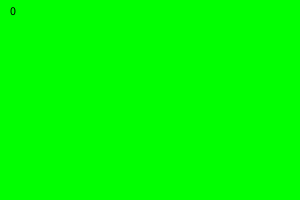
Frame 1 (no input)
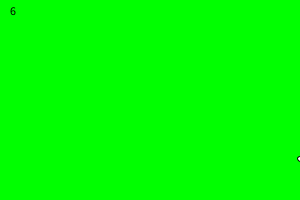
Frame 60 (the mouse pressed at the canvas centre just before this capture)
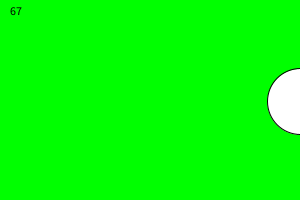
Frame 120 (the mouse held since frame 60 and released just before this capture)

The Processing sketch that drew these frames (run headless with seeded random() and noise(); from frame 60 on, the mouse is pressed at the canvas centre):

// Processing sketch: processing_172231
// ── processing_172231.pde

float posX, posY, velX, velY;
int sz = 20;
int totalRebots = 0;

void setup() {
  size(300, 200);
  posX = width/2;
  posY = height/2;
  smooth();
  velX = random(8, 15);
  velY = random(8, 15);
}


void draw() {
  background(0,255,0);
  actualizaPosiciones();
  dibuijaBola();
  cuentaRebotes();
}

void actualizaPosiciones() {
  posX = posX+velX;
  posY = posY+velY;
}

void  dibuijaBola() {
  fill(255);
  ellipse(posX, posY, totalRebots, totalRebots);

  if ((posX<0)||(posX>width)) {
    velX = -velX;
    totalRebots ++;
  } 

  if ((posY<0)||(posY>height)) {
    velY = -velY;
    totalRebots ++;
  }
}

void   cuentaRebotes() {
  fill(0);
  text (totalRebots, 10, 15);
}


void mousePressed() {
  velX = random(0,10);
  velY = random(0,10);

}
